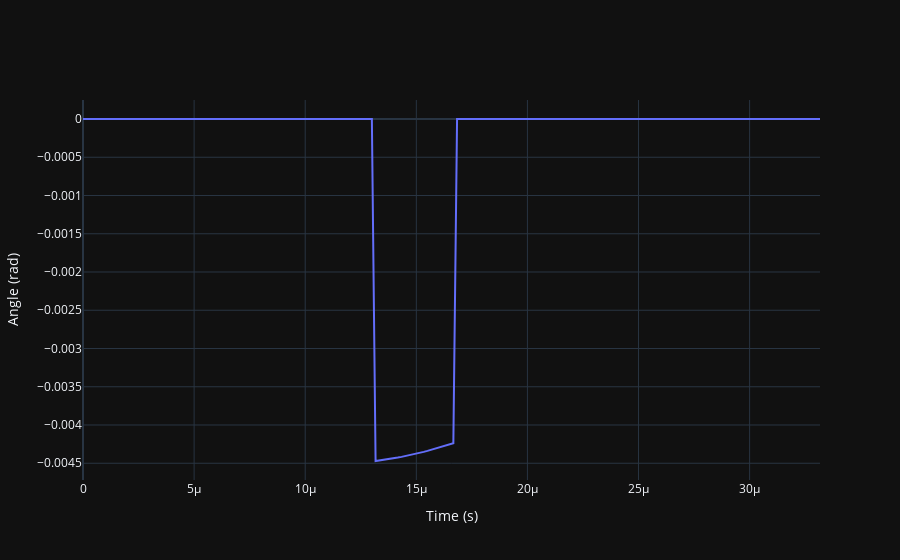

Here is the notebook cell this chart was saved with:
### Code cell
fig = go.Figure()
fig.add_trace(
    go.Scatter(
        x=timestamp[0, 0, :],
        y=np.real(baseband[0, 0, :]),
        name="Angle",
    )
)
fig.update_layout(
    yaxis=dict(title="Angle (rad)"),
    xaxis=dict(title="Time (s)"),
    template="plotly_dark",
)
fig.show()

### Figure 1 — Plotly figure (JSON) as saved in the notebook; plotly's stock layout.template omitted (floating-point values rounded to 4 significant figures; data arrays with more than 128 entries replaced by an {"elided": "..."} marker saying what was removed)
{"data": [{"name": "Angle", "type": "scatter", "x": {"elided": "200 float values"}, "y": {"elided": "200 float values"}}], "layout": {"xaxis": {"title": {"text": "Time (s)"}}, "yaxis": {"title": {"text": "Angle (rad)"}}}}
